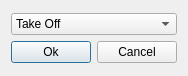
<?xml version="1.0" encoding="UTF-8"?>
<ui version="4.0">
 <class>Fly</class>
 <widget class="QDialog" name="Fly">
  <property name="geometry">
   <rect>
    <x>0</x>
    <y>0</y>
    <width>186</width>
    <height>76</height>
   </rect>
  </property>
  <property name="windowTitle">
   <string>Dialog</string>
  </property>
  <layout class="QVBoxLayout" name="verticalLayout_2">
   <item>
    <layout class="QVBoxLayout" name="verticalLayout">
     <item>
      <widget class="QComboBox" name="comboBox">
       <item>
        <property name="text">
         <string>Take Off</string>
        </property>
        <property name="icon">
         <iconset resource="reso.qrc">
          <normaloff>:/res/C:/Users/kiran/Downloads/icons8-airport-48.png</normaloff>:/res/C:/Users/kiran/Downloads/icons8-airport-48.png</iconset>
        </property>
       </item>
       <item>
        <property name="text">
         <string>RTL</string>
        </property>
        <property name="icon">
         <iconset resource="reso.qrc">
          <normaloff>:/res/C:/Users/kiran/Downloads/icons8-return-48.png</normaloff>:/res/C:/Users/kiran/Downloads/icons8-return-48.png</iconset>
        </property>
       </item>
       <item>
        <property name="text">
         <string>Pause</string>
        </property>
        <property name="icon">
         <iconset resource="reso.qrc">
          <normaloff>:/res/C:/Users/kiran/Downloads/icons8-pause-48.png</normaloff>:/res/C:/Users/kiran/Downloads/icons8-pause-48.png</iconset>
        </property>
       </item>
       <item>
        <property name="text">
         <string>Action</string>
        </property>
        <property name="icon">
         <iconset resource="reso.qrc">
          <normaloff>:/res/C:/Users/kiran/Downloads/icons8-video-24.png</normaloff>:/res/C:/Users/kiran/Downloads/icons8-video-24.png</iconset>
        </property>
       </item>
      </widget>
     </item>
     <item>
      <layout class="QHBoxLayout" name="horizontalLayout_2">
       <item>
        <spacer name="horizontalSpacer">
         <property name="orientation">
          <enum>Qt::Horizontal</enum>
         </property>
         <property name="sizeHint" stdset="0">
          <size>
           <width>40</width>
           <height>20</height>
          </size>
         </property>
        </spacer>
       </item>
       <item>
        <layout class="QHBoxLayout" name="horizontalLayout">
         <item>
          <widget class="QPushButton" name="pushButton">
           <property name="text">
            <string>Ok</string>
           </property>
          </widget>
         </item>
         <item>
          <widget class="QPushButton" name="pushButton_2">
           <property name="text">
            <string>Cancel</string>
           </property>
          </widget>
         </item>
        </layout>
       </item>
      </layout>
     </item>
    </layout>
   </item>
  </layout>
 </widget>
 <resources>
  <include location="reso.qrc"/>
 </resources>
 <connections/>
</ui>
